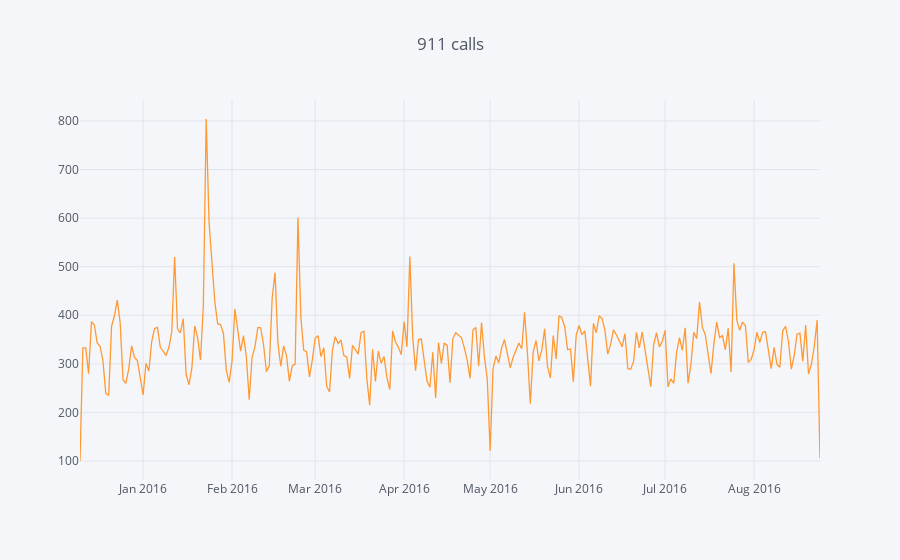

Here is the notebook cell this chart was saved with:
### Markdown cell above
** Now groupby this Date column with the count() aggregate and create a plot of counts of 911 calls.**

### Code cell
df.groupby('Date').count()['zip'].iplot(title="911 calls")

### Figure 1 — Plotly figure (JSON) as saved in the notebook; plotly's stock layout.template omitted (floating-point values rounded to 4 significant figures; data arrays with more than 128 entries replaced by an {"elided": "..."} marker saying what was removed)
{"data": [{"line": {"color": "rgba(255, 153, 51, 1.0)", "dash": "solid", "shape": "linear", "width": 1.3}, "mode": "lines", "name": "zip", "text": "", "type": "scatter", "uid": "841d1386-00fb-44b3-a216-f15af21f9e3f", "x": {"elided": "259 str values"}, "y": {"elided": "259 int values"}}], "layout": {"legend": {"bgcolor": "#F5F6F9", "font": {"color": "#4D5663"}}, "paper_bgcolor": "#F5F6F9", "plot_bgcolor": "#F5F6F9", "title": {"font": {"color": "#4D5663"}, "text": "911 calls"}, "xaxis": {"gridcolor": "#E1E5ED", "showgrid": true, "tickfont": {"color": "#4D5663"}, "title": {"font": {"color": "#4D5663"}, "text": ""}, "zerolinecolor": "#E1E5ED"}, "yaxis": {"gridcolor": "#E1E5ED", "showgrid": true, "tickfont": {"color": "#4D5663"}, "title": {"font": {"color": "#4D5663"}, "text": ""}, "zerolinecolor": "#E1E5ED"}}}
